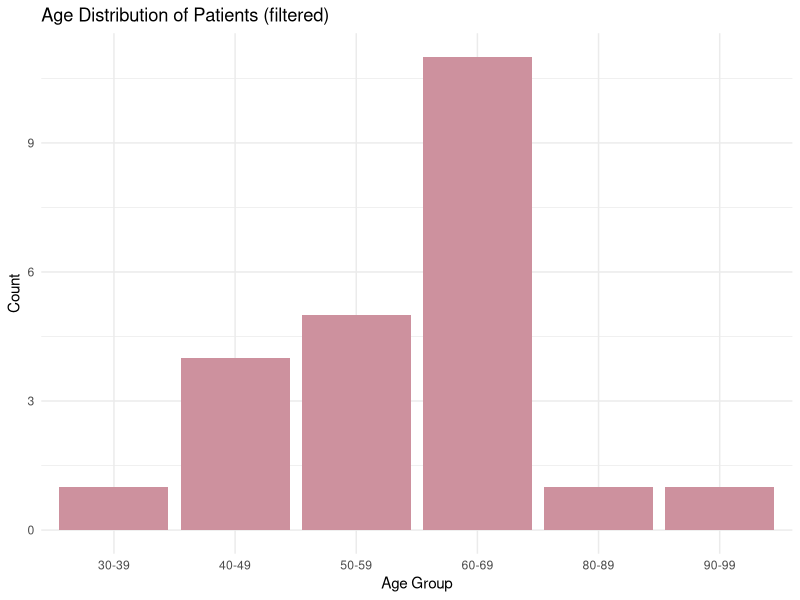

This chart was generated by the following R code:
# Load required libraries
library(tidyverse)

# Set working directory (change this if needed)
setwd("/home/simone/Desktop/BIO_PROJ")

# Read the metadata file
metadata <- read.table("clinical_ucec.txt", header = TRUE, sep = "\t", stringsAsFactors = FALSE)

# Read the DEG matrix
matrix <- read.table("Results/UCEC/matrix_DEG.txt", header = TRUE, sep = "\t", row.names = 1, stringsAsFactors = FALSE)

# Extract submitter IDs from matrix column names
matrix_ids <- colnames(matrix)
matrix_truncated_ids <- sapply(strsplit(matrix_ids, "\\."), function(x) paste(x[1:3], collapse = "-"))
matrix_truncated_ids <- gsub("\\.", "-", matrix_truncated_ids)

# Keep only necessary columns and clean metadata
# Select columns: submitter_id, figo_stage, age_at_index
metadata <- metadata[, c("submitter_id", "figo_stage", "age_at_index")]

# Clean NA and duplicates
metadata <- metadata[!is.na(metadata$figo_stage), ]
metadata <- metadata[!is.na(metadata$submitter_id), ]
metadata <- metadata[!duplicated(metadata$submitter_id), ]

# Normalize and clean FIGO stage
metadata$figo_stage <- toupper(trimws(metadata$figo_stage))
metadata$figo_stage <- gsub("^STAGE\\s+", "", metadata$figo_stage)
metadata$figo_stage <- gsub("^([IVX]+)[A-Z0-9]*$", "\\1", metadata$figo_stage)

# Filter only patients present in DEG matrix
metadata <- metadata %>%
  mutate(InMatrix = ifelse(submitter_id %in% matrix_truncated_ids, "Present", "Absent"))

metadata_present <- metadata %>%
  filter(InMatrix == "Present")

# Clean and convert age
metadata_present$age_at_index <- as.numeric(metadata_present$age_at_index)
metadata_present <- metadata_present %>% filter(!is.na(age_at_index))

# Create age bins (10-year intervals)
metadata_present <- metadata_present %>%
  mutate(age_group = cut(age_at_index,
                         breaks = seq(20, 100, by = 10),
                         labels = paste(seq(20, 90, by = 10), seq(29, 99, by = 10), sep = "-"),
                         right = FALSE))

# Plot the age distribution
ggplot(metadata_present, aes(x = age_group)) +
  geom_bar(fill = "pink3") +
  labs(title = "Age Distribution of Patients (filtered)",
       x = "Age Group", y = "Count") +
  theme_minimal()
